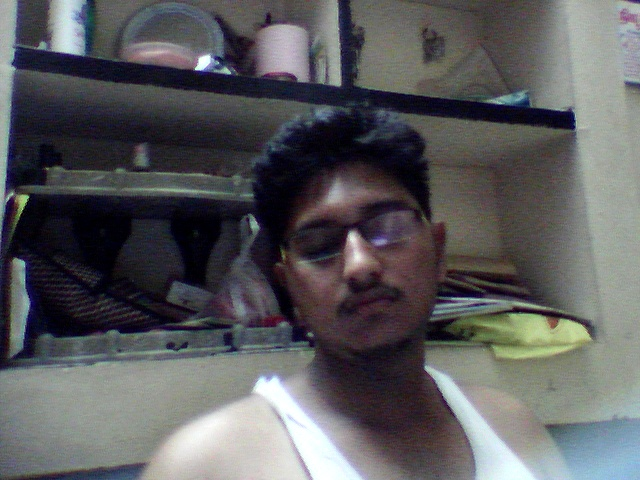
#> input picture Gofer_voice/capturedImages/img10.jpg, 640 x 480 px, given in place of the camera
$ python storeImage.py
#> lines starting #> are read from the running program, lines starting #| are printed output that depends on the picture
import cv2
import sys
#import speech
import subprocess
import time

face_cascade = cv2.CascadeClassifier('E:\\OpenCv_new\\opencv\\sources\\data\\haarcascades\\haarcascade_frontalface_default.xml')
eye_cascade = cv2.CascadeClassifier('E:\\OpenCv_new\\opencv\\sources\\data\\haarcascades\\haarcascade_eye.xml')
video_capture = cv2.VideoCapture(0)

#def store():
path = r'G:\Python27\Faces'
count=0
ret, frame = video_capture.read()
#> frame is the input picture: shape (480, 640, 3); mean B, G, R 93.4, 91.1, 91.2
time.sleep(1)
subprocess.Popen(['python','face_angle.py'])
while True:
    # Capture frame-by-frame
    ret, frame = video_capture.read()
    gray = cv2.cvtColor(frame, cv2.COLOR_BGR2GRAY)
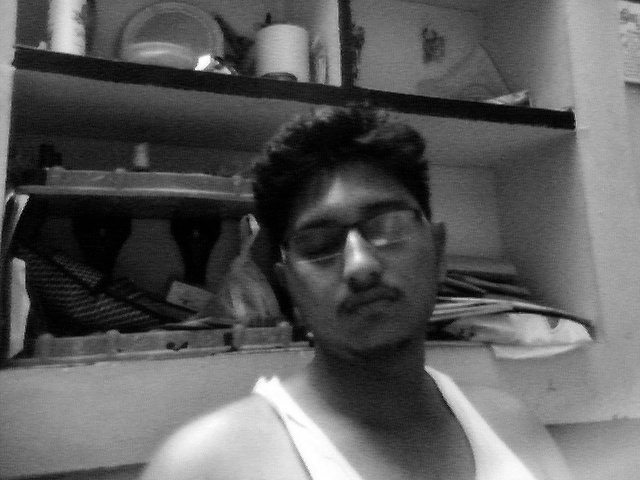
#> gray: shape (480, 640); min 0, max 255, mean 91.4
    faces = face_cascade.detectMultiScale(gray, 1.3, 5)
#> faces = ()
    # Resize Image
    minisize = (frame.shape[1],frame.shape[0])
#> minisize = (640, 480)
    miniframe = cv2.resize(frame, minisize)
    # Store detected frames in variable name faces
    faces =  face_cascade.detectMultiScale(miniframe)
#> faces = [[252, 154, 206, 206]]
    for f in faces:
        x, y, w, h = [ v for v in f ]
        cv2.rectangle(frame, (x,y), (x+w,y+h), (255,255,255))
        #Save just the rectangle faces in SubRecFaces
        sub_face = frame[y:y+h, x:x+w]
        if len(faces) == 1:
            FaceFileName = str(path) + str(count) + ".jpg"
            count=count+1
            cv2.imwrite(FaceFileName, sub_face)
        #Display the image
        cv2.imshow('Result',frame)
#> this loop made 1 pass
#> (x, y, w, h, FaceFileName, count) on pass 1: (252, 154, 206, 206, 'G:\\Python27\\Faces0.jpg', 1)
#> pass 1, `sub_face = frame[y:y+h, x:x+w]`:
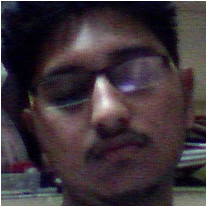
#> sub_face: shape (206, 206, 3); mean B, G, R 56.9, 51, 61.8
#> pass 1, `cv2.imshow('Result',frame)`:
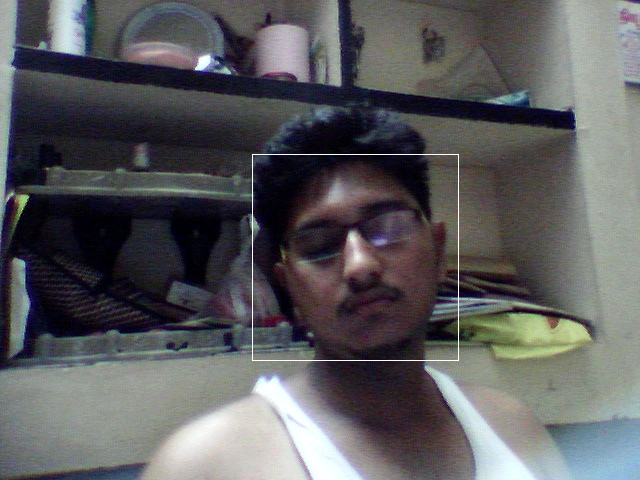
#> window 'Result': shape (480, 640, 3); mean B, G, R 93.9, 91.7, 91.7
#> after the loop, count = 1

    if cv2.waitKey(1) & 0xFF == ord('q'):
#> (key q is pressed here)
        break
    if count==35:
        print("Image stored in database!!")
        time.sleep(2)
        video_capture.release()
        cv2.destroyAllWindows()
    break
# When everything is done, release the capture
video_capture.release()
cv2.destroyAllWindows()
#store()

$ run again, on Gofer_voice/capturedImages/img12.jpg
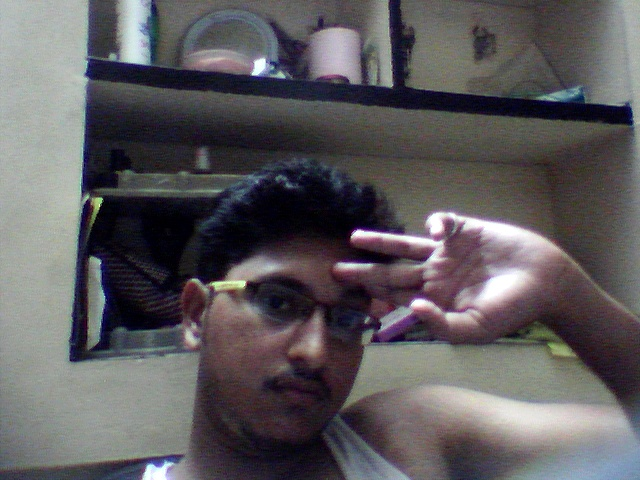
#> input picture Gofer_voice/capturedImages/img12.jpg, 640 x 480 px, given in place of the camera
#> frame is the input picture: shape (480, 640, 3); mean B, G, R 93.5, 90.6, 93.8
#> `faces = face_cascade.detectMultiScale(gray, 1.3, 5)`: faces = ()
#> `faces =  face_cascade.detectMultiScale(miniframe)`: faces = [[209, 238, 200, 200]]
#> the loop `for f in faces:` made 1 pass
#> (x, y, w, h, FaceFileName, count) on pass 1: (209, 238, 200, 200, 'G:\\Python27\\Faces0.jpg', 1)
#> pass 1, `sub_face = frame[y:y+h, x:x+w]`:
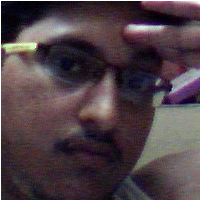
#> sub_face: shape (200, 200, 3); mean B, G, R 69.8, 63.8, 78.1
#> pass 1, `cv2.imshow('Result',frame)`:
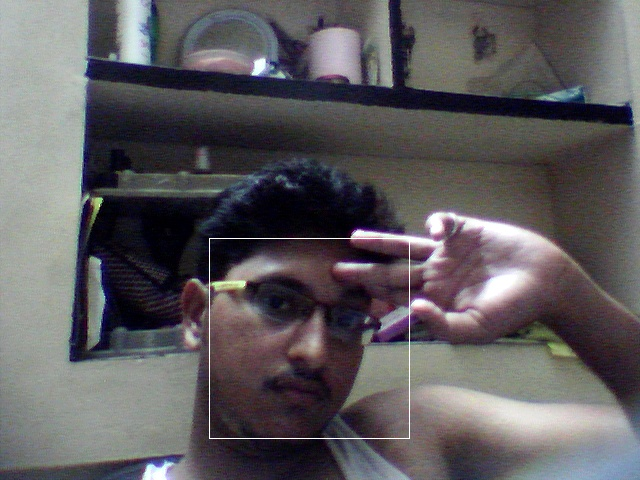
#> window 'Result': shape (480, 640, 3); mean B, G, R 94, 91.1, 94.2
#> after the loop `for f in faces:`: count = 1

$ run again, on Gofer_voice/capturedImages/img13.jpg
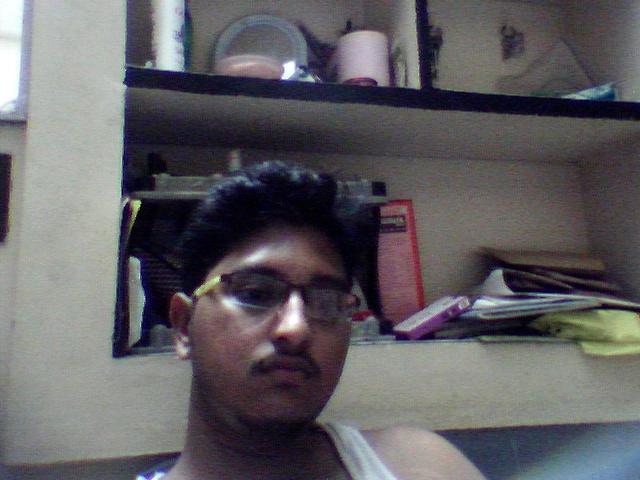
#> input picture Gofer_voice/capturedImages/img13.jpg, 640 x 480 px, given in place of the camera
#> frame is the input picture: shape (480, 640, 3); mean B, G, R 98.8, 95.1, 97.2
#> `faces = face_cascade.detectMultiScale(gray, 1.3, 5)`: faces = [[184, 210, 210, 210]]
#> `faces =  face_cascade.detectMultiScale(miniframe)`: faces = [[182, 210, 217, 217]]
#> the loop `for f in faces:` made 1 pass
#> (x, y, w, h, FaceFileName, count) on pass 1: (182, 210, 217, 217, 'G:\\Python27\\Faces0.jpg', 1)
#> pass 1, `sub_face = frame[y:y+h, x:x+w]`:
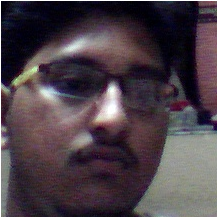
#> sub_face: shape (217, 217, 3); mean B, G, R 71.1, 63.5, 75.3
#> pass 1, `cv2.imshow('Result',frame)`:
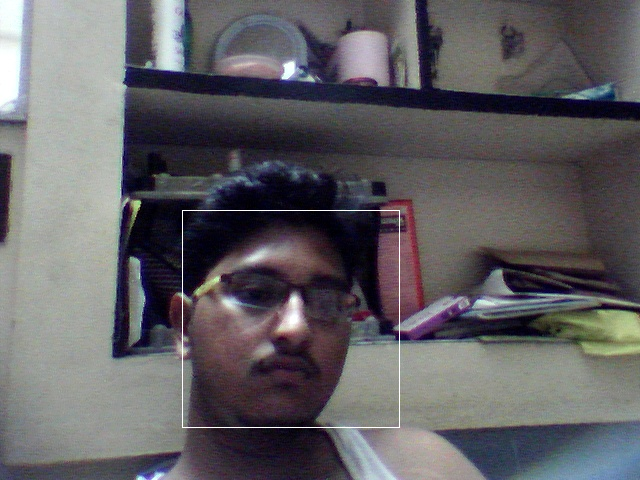
#> window 'Result': shape (480, 640, 3); mean B, G, R 99.4, 95.6, 97.7
#> after the loop `for f in faces:`: count = 1
